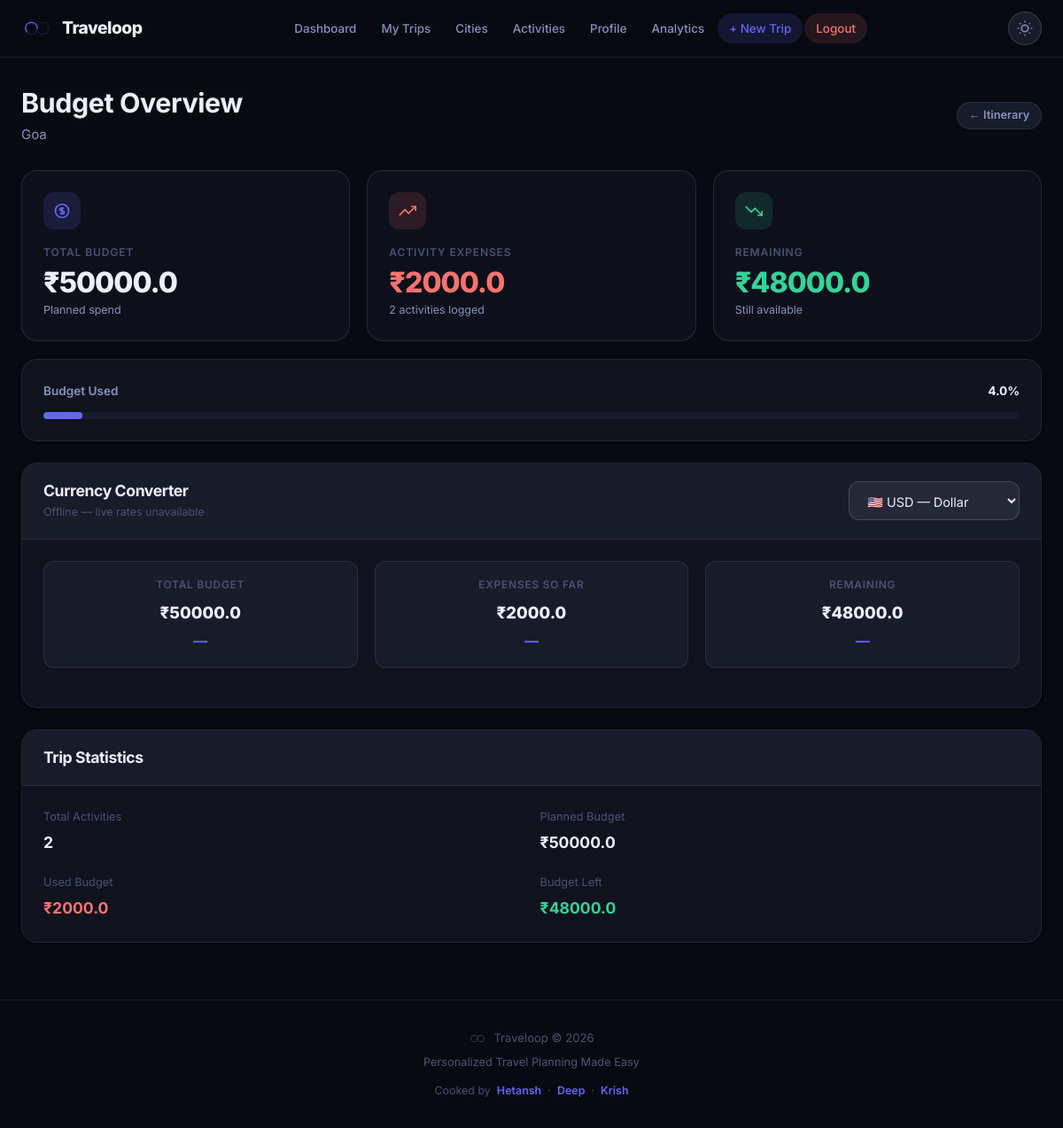
The app's page /trip/4/budget (signed in) with its own data.
### models.py (models this page shows)
class Trip(db.Model):
    id = db.Column(db.Integer, primary_key=True)
    user_id = db.Column(db.Integer, db.ForeignKey("user.id"))
    title = db.Column(db.String(200), nullable=False)
    description = db.Column(db.Text)
    start_date = db.Column(db.String(50))
    end_date = db.Column(db.String(50))
    budget = db.Column(db.Float, default=0)
    cover_image = db.Column(db.String(200))
    created_at = db.Column(db.DateTime, default=datetime.utcnow)
    stops = db.relationship(
        "Stop",
        cascade="all, delete",
        backref="trip",
        lazy=True
    )

### app.py (the view)
@app.route("/trip/<int:trip_id>/budget")
@login_required
def budget(trip_id):
    trip = Trip.query.get_or_404(trip_id)
    stops = Stop.query.filter_by(
        trip_id=trip.id
    ).all()
    total_activity_cost = 0
    total_activities = 0
    for stop in stops:
        activities = Activity.query.filter_by(
            stop_id=stop.id
        ).all()
        for activity in activities:
            total_activity_cost += activity.cost
            total_activities += 1
    remaining_budget = trip.budget - total_activity_cost
    return render_template(
        "budget.html",
        trip=trip,
        total_activity_cost=total_activity_cost,
        remaining_budget=remaining_budget,
        total_activities=total_activities
    )

### app.py (called while the page is built)
@login_manager.user_loader
def load_user(user_id):
    return User.query.get(int(user_id))

@app.after_request
def add_header(response):
    response.cache_control.no_store = True
    response.cache_control.no_cache = True
    response.cache_control.must_revalidate = True
    response.cache_control.max_age = 0
    return response

### templates/budget.html (shortened to what this page needs)
{% extends "base.html" %}
{% block content %}
<div class="page-header fade-up">
    <div>
        <h2>Budget Overview</h2>
        <p style="margin-top:4px;">{{ trip.title }}</p>
    </div>
    <a href="/trip/{{ trip.id }}" class="btn btn-ghost btn-sm">← Itinerary</a>
</div>
<div class="row mb-4 fade-up">
    <div class="col-4 mb-col">
        <div class="stat-card">
            <div class="stat-icon" style="background:var(--accent-sub);color:var(--accent);">
                <svg xmlns="http://www.w3.org/2000/svg" fill="none" viewBox="0 0 24 24" stroke="currentColor" stroke-width="2"><path d="M12 8c-1.657 0-3 .895-3 2s1.343 2 3 2 3 .895 3 2-1.343 2-3 2m0-8c1.11 0 2.08.402 2.599 1M12 8V7m0 1v8m0 0v1m0-1c-1.11 0-2.08-.402-2.599-1M21 12a9 9 0 1 1-18 0 9 9 0 0 1 18 0z"/></svg>
            </div>
            <div class="stat-label">Total Budget</div>
            <div class="stat-value">₹{{ trip.budget }}</div>
            <p style="font-size:0.78rem;margin-top:4px;">Planned spend</p>
        </div>
    </div>
    <div class="col-4 mb-col">
        <div class="stat-card">
            <div class="stat-icon" style="background:var(--danger-sub);color:var(--danger);">
                <svg xmlns="http://www.w3.org/2000/svg" fill="none" viewBox="0 0 24 24" stroke="currentColor" stroke-width="2"><polyline points="23 6 13.5 15.5 8.5 10.5 1 18"/><polyline points="17 6 23 6 23 12"/></svg>
            </div>
            <div class="stat-label">Activity Expenses</div>
            <div class="stat-value" style="color:var(--danger);">₹{{ total_activity_cost }}</div>
            <p style="font-size:0.78rem;margin-top:4px;">{{ total_activities }} activities logged</p>
        </div>
    </div>
    <div class="col-4 mb-col">
        <div class="stat-card">
            <div class="stat-icon" style="background:var(--success-sub);color:var(--success);">
                <svg xmlns="http://www.w3.org/2000/svg" fill="none" viewBox="0 0 24 24" stroke="currentColor" stroke-width="2"><polyline points="23 18 13.5 8.5 8.5 13.5 1 6"/><polyline points="17 18 23 18 23 12"/></svg>
            </div>
            <div class="stat-label">Remaining</div>
            <div class="stat-value" style="color:{% if remaining_budget < 0 %}var(--danger){% else %}var(--success){% endif %};">₹{{ remaining_budget }}</div>
            <p style="font-size:0.78rem;margin-top:4px;">{% if remaining_budget < 0 %}Over budget{% else %}Still available{% endif %}</p>
        </div>
    </div>
</div>
<div class="card fade-up mb-4">
    <div class="card-body">
        <div class="d-flex align-center justify-between mb-2">
            <span style="font-size:0.85rem;font-weight:600;color:var(--text-2);">Budget Used</span>
            <span style="font-size:0.85rem;font-weight:700;color:var(--text-1);">
                {% if trip.budget > 0 %}
                    {{ ((total_activity_cost / trip.budget) * 100) | round(1) }}%
                {% else %}0%{% endif %}
            </span>
        </div>
        <div class="budget-bar-wrap">
            <div class="budget-bar {% if remaining_budget < 0 %}over{% endif %}"
                 style="width:{% if trip.budget > 0 %}{{ [((total_activity_cost / trip.budget) * 100), 100] | min }}%{% else %}0%{% endif %}">
            </div>
        </div>
    </div>
</div>
<div class="card fade-up mb-4">
    <div class="card-header" style="display:flex;align-items:center;justify-content:space-between;flex-wrap:wrap;gap:8px;">
        <div>
            <h4 style="margin:0;">Currency Converter</h4>
            <p style="font-size:0.78rem;color:var(--text-3);margin-top:2px;" id="rate-status">Fetching live rates…</p>
        </div>
        <select id="currency-select" class="form-control" style="width:auto;min-width:140px;">
            <option value="USD">🇺🇸 USD — Dollar</option>
        </select>
    </div>
    <div class="card-body">
        <div class="row" id="converter-rows">
            <div class="col-4 mb-col">
                <div class="curr-box">
                    <div class="curr-label">Total Budget</div>
                    <div class="curr-inr">₹{{ trip.budget }}</div>
                    <div class="curr-converted" id="conv-budget">—</div>
                </div>
            </div>
            <div class="col-4 mb-col">
                <div class="curr-box">
                    <div class="curr-label">Expenses So Far</div>
                    <div class="curr-inr">₹{{ total_activity_cost }}</div>
                    <div class="curr-converted" id="conv-spent">—</div>
                </div>
            </div>
            <div class="col-4 mb-col">
                <div class="curr-box">
                    <div class="curr-label">Remaining</div>
                    <div class="curr-inr">₹{{ remaining_budget }}</div>
                    <div class="curr-converted" id="conv-remaining">—</div>
                </div>
            </div>
        </div>
    </div>
</div>
<div class="card fade-up">
    <div class="card-header">
        <h4 style="margin:0;">Trip Statistics</h4>
    </div>
    <div class="card-body">
        <div class="row">
            <div class="col-6 mb-col" style="flex:0 0 50%;max-width:50%;">
                <div style="font-size:0.8rem;color:var(--text-3);margin-bottom:4px;">Total Activities</div>
                <div style="font-size:1.1rem;font-weight:700;color:var(--text-1);">{{ total_activities }}</div>
            </div>
            <div class="col-6 mb-col" style="flex:0 0 50%;max-width:50%;">
                <div style="font-size:0.8rem;color:var(--text-3);margin-bottom:4px;">Planned Budget</div>
                <div style="font-size:1.1rem;font-weight:700;color:var(--text-1);">₹{{ trip.budget }}</div>
            </div>
            <div class="col-6" style="flex:0 0 50%;max-width:50%;">
                <div style="font-size:0.8rem;color:var(--text-3);margin-bottom:4px;">Used Budget</div>
                <div style="font-size:1.1rem;font-weight:700;color:var(--danger);">₹{{ total_activity_cost }}</div>
            </div>
            <div class="col-6" style="flex:0 0 50%;max-width:50%;">
                <div style="font-size:0.8rem;color:var(--text-3);margin-bottom:4px;">Budget Left</div>
                <div style="font-size:1.1rem;font-weight:700;color:var(--success);">₹{{ remaining_budget }}</div>
            </div>
        </div>
    </div>
</div>
{% endblock %}

### records on screen
Trip: title "Goa", budget "50000.0", ((total_activity_cost/trip.budget)*100)|round(1) "4.0"

### other values on screen
{{ total_activity_cost }} "2000.0"
{{ total_activities }} "2"
{{ remaining_budget }} "48000.0"
